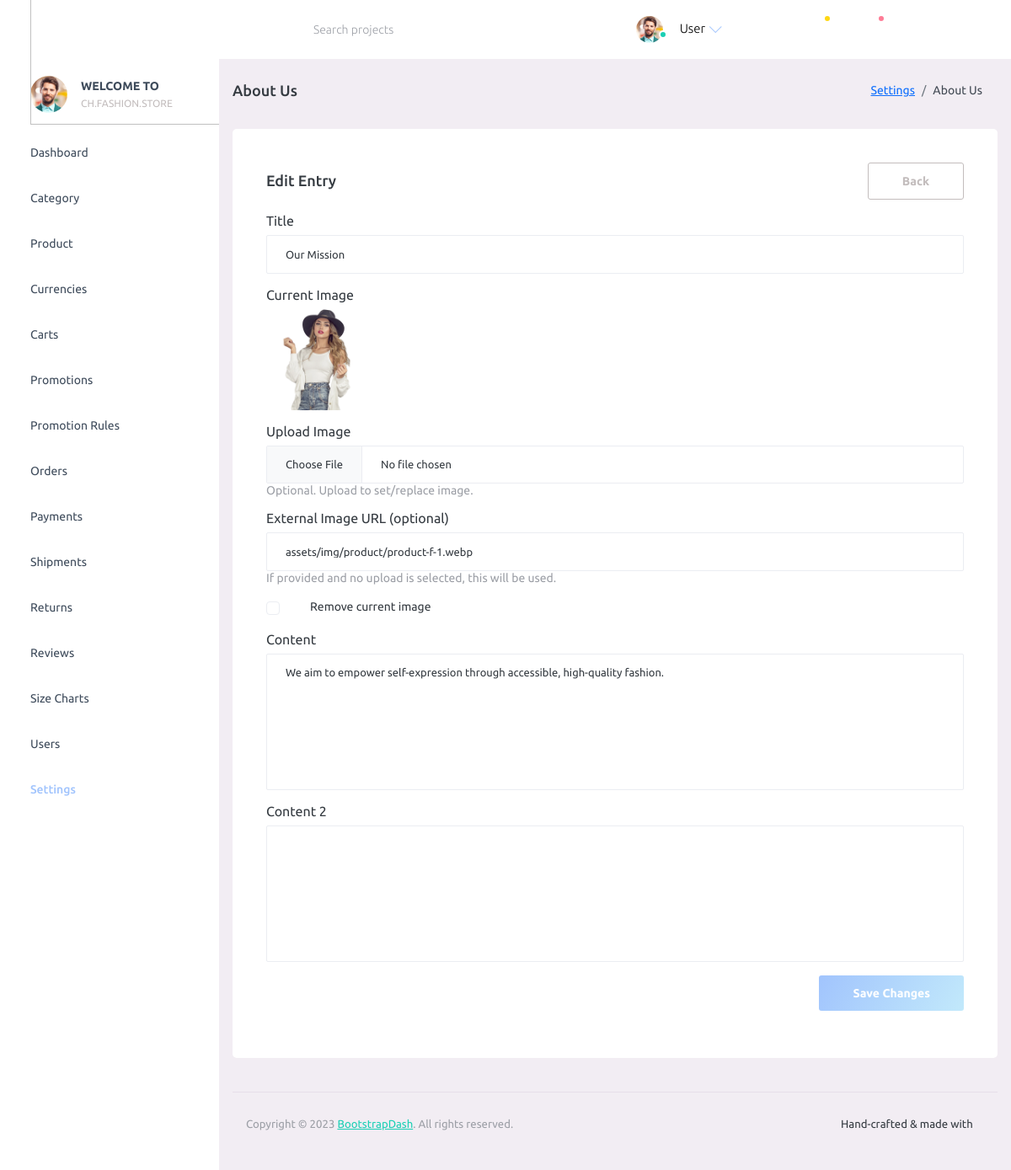
The app's page /admin/?p=about_us&edit=9 with its own data.
### tables this page shows
CREATE TABLE IF NOT EXISTS `about_us` (
  `id` bigint(20) UNSIGNED NOT NULL AUTO_INCREMENT,
  `title` varchar(200) DEFAULT NULL,
  `content` mediumtext,
  `content_2` mediumtext,
  `image_url` varchar(500) DEFAULT NULL,
  `updated_at` timestamp NOT NULL DEFAULT CURRENT_TIMESTAMP ON UPDATE CURRENT_TIMESTAMP,
  `created_at` timestamp NOT NULL DEFAULT CURRENT_TIMESTAMP,
  PRIMARY KEY (`id`)
);

### admin/config/database.php (called while the page is built, shortened)
<?php
function db(): PDO
{
      $dsn = getenv('FS_DB_DSN') ?: 'mysql:host=127.0.0.1;port=3306;dbname=fashionstore;charset=utf8mb4';
      $user = getenv('FS_DB_USER') ?: 'root';
      $pass = getenv('FS_DB_PASS') ?: '';
      $options = [
            PDO::ATTR_ERRMODE => PDO::ERRMODE_EXCEPTION,
            PDO::ATTR_DEFAULT_FETCH_MODE => PDO::FETCH_ASSOC,
            PDO::ATTR_EMULATE_PREPARES => false,
      ];
      $pdo = new PDO($dsn, $user, $pass, $options);
      try {
            $pdo->exec("SET SESSION sql_mode='STRICT_TRANS_TABLES,ERROR_FOR_DIVISION_BY_ZERO,NO_ENGINE_SUBSTITUTION'");
      } catch (Throwable $e) {
      }
      return $pdo;
}

### admin/config/function.php (called while the page is built, shortened)
<?php
require_once __DIR__ . '/database.php';
function db_one(string $sql, array $params = []): ?array
{
      $stmt = db()->prepare($sql);
      $stmt->execute($params);
      $row = $stmt->fetch();
      return $row === false ? null : $row;
}

### admin/pages/about_us.php (the view, shortened to what this page needs)
<?php
require_once __DIR__ . '/../config/function.php';
function about_get(int $id): ?array
{
      return db_one('SELECT id, title, content,content_2, image_url, created_at, updated_at FROM about_us WHERE id = ?', [$id]);
}
?>
<div class="page-header">
      <h3 class="page-title"> About Us </h3>
      <nav aria-label="breadcrumb">
            <ol class="breadcrumb">
                  <li class="breadcrumb-item"><a href="#">Settings</a></li>
                  <li class="breadcrumb-item active" aria-current="page">About Us</li>
            </ol>
      </nav>
</div>
<?php
$mode = 'list';
$editId = 0;
if (isset($_GET['action']) && $_GET['action'] === 'create') {
      $mode = 'create';
} elseif (isset($_GET['edit'])) {
      $editId = (int)$_GET['edit'];
      if ($editId > 0) {
            $mode = 'edit';
      }
}
$editing = null;
if ($mode === 'edit') {
      $editing = about_get($editId);
}
?>
<?php if ($mode === 'list'): ?>
      <div class="row">
            <div class="col-lg-12 grid-margin stretch-card">
                  <div class="card">
                        <div class="card-body">
                              <div class="d-flex justify-content-between align-items-center mb-3">
                                    <h4 class="card-title mb-0">About Us Entries</h4>
                                    <a href="/admin/?p=about_us&action=create" class="btn btn-gradient-primary">Add New</a>
                              </div>
                              <?php $rows = about_list(); ?>
                              <div class="table-responsive">
                                    <table class="table">
                                          <thead>
                                                <tr>
                                                      <th>ID</th>
                                                      <th>Title</th>
                                                      <th>Content</th>
                                                      <th>Content 2</th>
                                                      <th>Image</th>
                                                      <th>Updated</th>
                                                      <th>Actions</th>
                                                </tr>
                                          </thead>
                                          <tbody>
                                                <?php if (empty($rows)) { ?>
                                                      <tr>
                                                            <td colspan="5" class="text-center text-muted">No entries yet. Click "Add New" to create one.</td>
                                                      </tr>
                                                <?php } else { ?>
                                                      <?php foreach ($rows as $row) { ?>
                                                            <tr>
                                                                  <td><?php echo (int)$row['id']; ?></td>
                                                                  <td><?php echo htmlspecialchars((string)($row['title'] ?? ''), ENT_QUOTES); ?></td>
                                                                  <td><?php echo htmlspecialchars((string)($row['content'] ?? ''), ENT_QUOTES); ?></td>
                                                                  <td><?php echo htmlspecialchars((string)($row['content_2'] ?? ''), ENT_QUOTES); ?></td>
                                                                  <td>
                                                                        <?php if (!empty($row['image_url'])) { ?>
                                                                              <img src="<?php echo htmlspecialchars((string)$row['image_url'], ENT_QUOTES); ?>" alt="" style="width:50px;height:50px;object-fit:cover;border-radius:4px;" />
                                                                        <?php } else { ?>
                                                                              <span class="text-muted">-</span>
                                                                        <?php } ?>
                                                                  </td>
                                                                  <td><small class="text-muted"><?php echo htmlspecialchars((string)($row['updated_at'] ?? ''), ENT_QUOTES); ?></small></td>
                                                                  <td>
                                                                        <a href="/admin/?p=about_us&edit=<?php echo (int)$row['id']; ?>" class="btn btn-sm btn-outline-secondary">Edit</a>
                                                                        <form method="post" class="d-inline" onsubmit="return confirm('Delete this entry?');">
                                                                              <input type="hidden" name="form" value="delete_about">
                                                                              <input type="hidden" name="id" value="<?php echo (int)$row['id']; ?>">
                                                                              <button type="submit" class="btn btn-sm btn-outline-danger">Delete</button>
                                                                        </form>
                                                                  </td>
                                                            </tr>
                                                      <?php } ?>
                                                <?php } ?>
                                          </tbody>
                                    </table>
                              </div>
                        </div>
                  </div>
            </div>
      </div>
<?php else: ?>
      <?php $isEdit = ($mode === 'edit'); ?>
      <div class="row">
            <div class="col-lg-12 grid-margin stretch-card">
                  <div class="card">
                        <div class="card-body">
                              <div class="d-flex justify-content-between align-items-center mb-3">
                                    <h4 class="card-title mb-0"><?php echo $isEdit ? 'Edit Entry' : 'Create Entry'; ?></h4>
                                    <a href="/admin/?p=about_us" class="btn btn-outline-secondary">Back</a>
                              </div>
                              <form method="post" enctype="multipart/form-data">
                                    <div class="mb-3">
                                          <label class="form-label">Title</label>
                                          <input type="text" class="form-control" name="title" value="<?php echo htmlspecialchars((string)($isEdit ? ($editing['title'] ?? '') : ''), ENT_QUOTES); ?>">
                                    </div>
                                    <?php if ($isEdit) { ?>
                                          <div class="mb-3">
                                                <label class="form-label">Current Image</label>
                                                <div>
                                                      <?php if (!empty($editing['image_url'])) { ?>
                                                            <img src="<?php echo htmlspecialchars((string)$editing['image_url'], ENT_QUOTES); ?>" alt="" style="width:120px;height:120px;object-fit:cover;border-radius:4px;" />
                                                      <?php } else { ?>
                                                            <span class="text-muted">No image</span>
                                                      <?php } ?>
                                                </div>
                                          </div>
                                    <?php } ?>
                                    <div class="mb-3">
                                          <label class="form-label">Upload Image</label>
                                          <input type="file" class="form-control" name="image_file" accept="image/*">
                                          <small class="text-muted">Optional. Upload to set/replace image.</small>
                                    </div>
                                    <div class="mb-3">
                                          <label class="form-label">External Image URL (optional)</label>
                                          <input type="text" class="form-control" name="image_url" value="<?php echo htmlspecialchars((string)($isEdit ? ($editing['image_url'] ?? '') : ''), ENT_QUOTES); ?>" placeholder="https://...">
                                          <small class="text-muted">If provided and no upload is selected, this will be used.</small>
                                    </div>
                                    <?php if ($isEdit && !empty($editing['image_url'])) { ?>
                                          <div class="form-check mb-3">
                                                <input class="form-check-input" type="checkbox" value="1" id="removeImageCheck" name="remove_image">
                                                <label class="form-check-label" for="removeImageCheck">Remove current image</label>
                                          </div>
                                    <?php } ?>
                                    <div class="mb-3">
                                          <label class="form-label">Content</label>
                                          <textarea class="form-control" name="content" rows="10"><?php echo htmlspecialchars((string)($isEdit ? ($editing['content'] ?? '') : ''), ENT_QUOTES); ?></textarea>
                                    </div>
                                    <div class="mb-3">
                                          <label class="form-label">Content 2</label>
                                          <textarea class="form-control" name="content_2" rows="10"><?php echo htmlspecialchars((string)($isEdit ? ($editing['content_2'] ?? '') : ''), ENT_QUOTES); ?></textarea>
                                    </div>
                                    <div class="d-flex justify-content-end">
                                          <button type="submit" class="btn btn-gradient-primary"><?php echo $isEdit ? 'Save Changes' : 'Create'; ?></button>
                                    </div>
                              </form>
                        </div>
                  </div>
            </div>
      </div>
<?php endif; ?>

### records on screen
about_us: title "Our Mission", image_url (picture), image_url "assets/img/product/product-f-1.webp", content "We aim to empower self-expression through accessible, high-quality fashion."

### other values on screen
$displayName "User"
